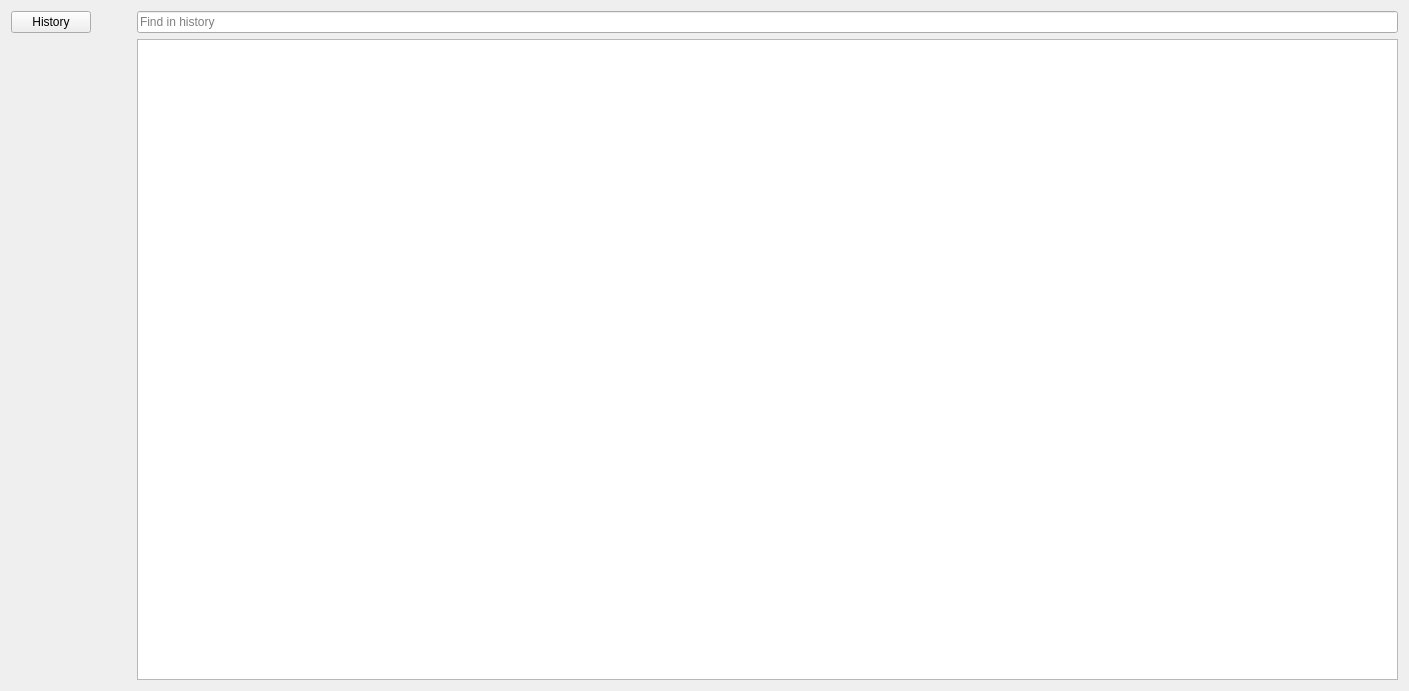
<?xml version="1.0" encoding="UTF-8"?>
<ui version="4.0">
 <class>HistoryWidget</class>
 <widget class="QWidget" name="HistoryWidget">
  <property name="geometry">
   <rect>
    <x>0</x>
    <y>0</y>
    <width>1409</width>
    <height>691</height>
   </rect>
  </property>
  <property name="windowTitle">
   <string>Form</string>
  </property>
  <layout class="QHBoxLayout" name="horizontalLayout">
   <item>
    <layout class="QVBoxLayout" name="verticalLayout_3">
     <item>
      <widget class="QPushButton" name="pushButton">
       <property name="text">
        <string>History</string>
       </property>
      </widget>
     </item>
     <item>
      <spacer name="verticalSpacer">
       <property name="orientation">
        <enum>Qt::Orientation::Vertical</enum>
       </property>
       <property name="sizeHint" stdset="0">
        <size>
         <width>20</width>
         <height>40</height>
        </size>
       </property>
      </spacer>
     </item>
    </layout>
   </item>
   <item>
    <spacer name="horizontalSpacer">
     <property name="orientation">
      <enum>Qt::Orientation::Horizontal</enum>
     </property>
     <property name="sizeType">
      <enum>QSizePolicy::Policy::Preferred</enum>
     </property>
     <property name="sizeHint" stdset="0">
      <size>
       <width>40</width>
       <height>20</height>
      </size>
     </property>
    </spacer>
   </item>
   <item>
    <layout class="QVBoxLayout" name="verticalLayout_2">
     <item>
      <widget class="QLineEdit" name="hFindBar">
       <property name="placeholderText">
        <string>Find in history</string>
       </property>
      </widget>
     </item>
     <item>
      <widget class="QListWidget" name="historyList"/>
     </item>
    </layout>
   </item>
  </layout>
 </widget>
 <resources/>
 <connections/>
</ui>
